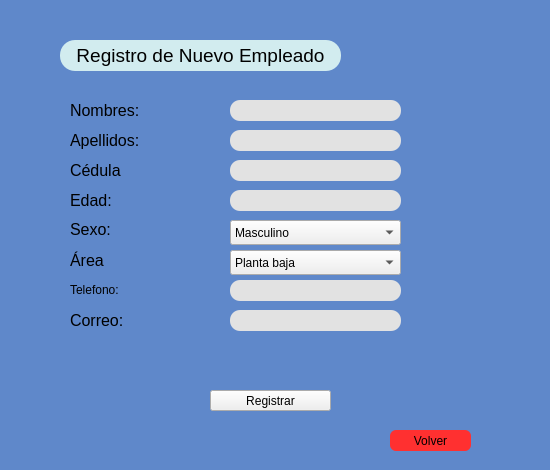
<?xml version="1.0" encoding="UTF-8"?>
<ui version="4.0">
 <class>RegistrarEmpleado</class>
 <widget class="QMainWindow" name="RegistrarEmpleado">
  <property name="geometry">
   <rect>
    <x>0</x>
    <y>0</y>
    <width>550</width>
    <height>470</height>
   </rect>
  </property>
  <property name="minimumSize">
   <size>
    <width>550</width>
    <height>470</height>
   </size>
  </property>
  <property name="maximumSize">
   <size>
    <width>550</width>
    <height>470</height>
   </size>
  </property>
  <property name="windowTitle">
   <string>MainWindow</string>
  </property>
  <property name="styleSheet">
   <string notr="true">QWidget#centralwidget{
	background-color: rgb(95, 136, 202);}</string>
  </property>
  <widget class="QWidget" name="centralwidget">
   <widget class="QPushButton" name="btn_regresar">
    <property name="geometry">
     <rect>
      <x>390</x>
      <y>430</y>
      <width>81</width>
      <height>21</height>
     </rect>
    </property>
    <property name="cursor">
     <cursorShape>PointingHandCursor</cursorShape>
    </property>
    <property name="styleSheet">
     <string notr="true">border-radius:6px;
font: 12pt &quot;Arial&quot;;
background-color: rgb(255, 48, 48);</string>
    </property>
    <property name="text">
     <string>Volver</string>
    </property>
   </widget>
   <widget class="QPushButton" name="btn_registrar">
    <property name="geometry">
     <rect>
      <x>210</x>
      <y>390</y>
      <width>121</width>
      <height>21</height>
     </rect>
    </property>
    <property name="cursor">
     <cursorShape>PointingHandCursor</cursorShape>
    </property>
    <property name="styleSheet">
     <string notr="true">border-radius:6px;
font: 12pt &quot;Arial&quot;;
background-color: rgb(210, 236, 239);

QPushButton#pushButton:pressed{
background-color: rgb(132, 66, 198);

}</string>
    </property>
    <property name="text">
     <string>Registrar</string>
    </property>
   </widget>
   <widget class="QLabel" name="label">
    <property name="geometry">
     <rect>
      <x>70</x>
      <y>100</y>
      <width>158</width>
      <height>21</height>
     </rect>
    </property>
    <property name="font">
     <font>
      <family>Arial</family>
      <pointsize>12</pointsize>
      <weight>50</weight>
      <italic>false</italic>
      <bold>false</bold>
     </font>
    </property>
    <property name="styleSheet">
     <string notr="true">font: 12pt &quot;Arial&quot;;</string>
    </property>
    <property name="text">
     <string>Nombres:</string>
    </property>
   </widget>
   <widget class="QLabel" name="label_2">
    <property name="geometry">
     <rect>
      <x>70</x>
      <y>130</y>
      <width>158</width>
      <height>21</height>
     </rect>
    </property>
    <property name="font">
     <font>
      <family>Arial</family>
      <pointsize>12</pointsize>
      <weight>50</weight>
      <italic>false</italic>
      <bold>false</bold>
     </font>
    </property>
    <property name="styleSheet">
     <string notr="true">font: 12pt &quot;Arial&quot;;</string>
    </property>
    <property name="text">
     <string>Apellidos:</string>
    </property>
   </widget>
   <widget class="QLabel" name="label_4">
    <property name="geometry">
     <rect>
      <x>70</x>
      <y>190</y>
      <width>111</width>
      <height>21</height>
     </rect>
    </property>
    <property name="font">
     <font>
      <family>Arial</family>
      <pointsize>12</pointsize>
      <weight>50</weight>
      <italic>false</italic>
      <bold>false</bold>
     </font>
    </property>
    <property name="styleSheet">
     <string notr="true">font: 12pt &quot;Arial&quot;;</string>
    </property>
    <property name="text">
     <string>Edad:</string>
    </property>
   </widget>
   <widget class="QLineEdit" name="line_nombre">
    <property name="geometry">
     <rect>
      <x>230</x>
      <y>100</y>
      <width>171</width>
      <height>21</height>
     </rect>
    </property>
    <property name="styleSheet">
     <string notr="true">border-radius:10px;
font: 12pt &quot;Times New Roman&quot;;
background-color: rgb(226, 226, 226);</string>
    </property>
   </widget>
   <widget class="QLineEdit" name="line_ap">
    <property name="geometry">
     <rect>
      <x>230</x>
      <y>130</y>
      <width>171</width>
      <height>21</height>
     </rect>
    </property>
    <property name="styleSheet">
     <string notr="true">border-radius:10px;
font: 12pt &quot;Times New Roman&quot;;
background-color: rgb(226, 226, 226);</string>
    </property>
   </widget>
   <widget class="QLineEdit" name="line_edad">
    <property name="geometry">
     <rect>
      <x>230</x>
      <y>190</y>
      <width>171</width>
      <height>21</height>
     </rect>
    </property>
    <property name="styleSheet">
     <string notr="true">border-radius:10px;
font: 12pt &quot;Times New Roman&quot;;
background-color: rgb(226, 226, 226);</string>
    </property>
   </widget>
   <widget class="QLabel" name="label_5">
    <property name="geometry">
     <rect>
      <x>70</x>
      <y>220</y>
      <width>51</width>
      <height>20</height>
     </rect>
    </property>
    <property name="styleSheet">
     <string notr="true">font: 12pt &quot;Arial&quot;;</string>
    </property>
    <property name="text">
     <string>&lt;html&gt;&lt;head/&gt;&lt;body&gt;&lt;p&gt;&lt;span style=&quot; font-size:12pt;&quot;&gt;Sexo:&lt;/span&gt;&lt;/p&gt;&lt;/body&gt;&lt;/html&gt;</string>
    </property>
   </widget>
   <widget class="QComboBox" name="comboBox">
    <property name="geometry">
     <rect>
      <x>230</x>
      <y>220</y>
      <width>171</width>
      <height>25</height>
     </rect>
    </property>
    <property name="styleSheet">
     <string notr="true">font: 12pt &quot;Times New Roman&quot;;</string>
    </property>
    <property name="editable">
     <bool>false</bool>
    </property>
    <property name="currentIndex">
     <number>0</number>
    </property>
    <property name="duplicatesEnabled">
     <bool>false</bool>
    </property>
    <item>
     <property name="text">
      <string>Masculino</string>
     </property>
    </item>
    <item>
     <property name="text">
      <string>Femenino</string>
     </property>
    </item>
   </widget>
   <widget class="QLabel" name="label_6">
    <property name="geometry">
     <rect>
      <x>70</x>
      <y>280</y>
      <width>158</width>
      <height>21</height>
     </rect>
    </property>
    <property name="styleSheet">
     <string notr="true">font: 12pt &quot;Arial&quot;;</string>
    </property>
    <property name="text">
     <string>&lt;html&gt;&lt;head/&gt;&lt;body&gt;&lt;p&gt;Telefono:&lt;/p&gt;&lt;/body&gt;&lt;/html&gt;</string>
    </property>
   </widget>
   <widget class="QLabel" name="label_7">
    <property name="geometry">
     <rect>
      <x>70</x>
      <y>250</y>
      <width>158</width>
      <height>21</height>
     </rect>
    </property>
    <property name="styleSheet">
     <string notr="true">font: 12pt &quot;Arial&quot;;</string>
    </property>
    <property name="text">
     <string>&lt;html&gt;&lt;head/&gt;&lt;body&gt;&lt;p&gt;&lt;span style=&quot; font-size:12pt;&quot;&gt;Área&lt;/span&gt;&lt;/p&gt;&lt;/body&gt;&lt;/html&gt;</string>
    </property>
   </widget>
   <widget class="QLineEdit" name="line_cel">
    <property name="geometry">
     <rect>
      <x>230</x>
      <y>280</y>
      <width>171</width>
      <height>21</height>
     </rect>
    </property>
    <property name="styleSheet">
     <string notr="true">border-radius:10px;
font: 12pt &quot;Times New Roman&quot;;
background-color: rgb(226, 226, 226);</string>
    </property>
   </widget>
   <widget class="QLabel" name="label_10">
    <property name="geometry">
     <rect>
      <x>60</x>
      <y>40</y>
      <width>281</width>
      <height>31</height>
     </rect>
    </property>
    <property name="styleSheet">
     <string notr="true">border-radius:15px;
font: 12pt &quot;Arial&quot;;
background-color: rgb(210, 236, 239);</string>
    </property>
    <property name="text">
     <string>&lt;html&gt;&lt;head/&gt;&lt;body&gt;&lt;p align=&quot;center&quot;&gt;&lt;span style=&quot; font-size:14pt;&quot;&gt;Registro de Nuevo Empleado&lt;/span&gt;&lt;/p&gt;&lt;/body&gt;&lt;/html&gt;</string>
    </property>
   </widget>
   <widget class="QLineEdit" name="line_correo">
    <property name="geometry">
     <rect>
      <x>230</x>
      <y>310</y>
      <width>171</width>
      <height>21</height>
     </rect>
    </property>
    <property name="styleSheet">
     <string notr="true">border-radius:10px;
font: 12pt &quot;Times New Roman&quot;;
background-color: rgb(226, 226, 226);</string>
    </property>
    <property name="echoMode">
     <enum>QLineEdit::Normal</enum>
    </property>
   </widget>
   <widget class="QLabel" name="label_8">
    <property name="geometry">
     <rect>
      <x>70</x>
      <y>310</y>
      <width>158</width>
      <height>21</height>
     </rect>
    </property>
    <property name="styleSheet">
     <string notr="true">font: 12pt &quot;Arial&quot;;</string>
    </property>
    <property name="text">
     <string>&lt;html&gt;&lt;head/&gt;&lt;body&gt;&lt;p&gt;&lt;span style=&quot; font-size:12pt;&quot;&gt;Correo:&lt;/span&gt;&lt;/p&gt;&lt;/body&gt;&lt;/html&gt;</string>
    </property>
   </widget>
   <widget class="QLabel" name="label_11">
    <property name="geometry">
     <rect>
      <x>70</x>
      <y>160</y>
      <width>158</width>
      <height>21</height>
     </rect>
    </property>
    <property name="styleSheet">
     <string notr="true">font: 12pt &quot;Arial&quot;;</string>
    </property>
    <property name="text">
     <string>&lt;html&gt;&lt;head/&gt;&lt;body&gt;&lt;p&gt;&lt;span style=&quot; font-size:12pt;&quot;&gt;Cédula&lt;/span&gt;&lt;/p&gt;&lt;/body&gt;&lt;/html&gt;</string>
    </property>
   </widget>
   <widget class="QLineEdit" name="line_cedula">
    <property name="geometry">
     <rect>
      <x>230</x>
      <y>160</y>
      <width>171</width>
      <height>21</height>
     </rect>
    </property>
    <property name="styleSheet">
     <string notr="true">border-radius:10px;
font: 12pt &quot;Times New Roman&quot;;
background-color: rgb(226, 226, 226);</string>
    </property>
    <property name="echoMode">
     <enum>QLineEdit::Normal</enum>
    </property>
   </widget>
   <widget class="QComboBox" name="comboBox_2">
    <property name="geometry">
     <rect>
      <x>230</x>
      <y>250</y>
      <width>171</width>
      <height>25</height>
     </rect>
    </property>
    <property name="styleSheet">
     <string notr="true">font: 12pt &quot;Times New Roman&quot;;</string>
    </property>
    <property name="editable">
     <bool>false</bool>
    </property>
    <property name="currentIndex">
     <number>0</number>
    </property>
    <property name="duplicatesEnabled">
     <bool>false</bool>
    </property>
    <item>
     <property name="text">
      <string>Planta baja</string>
     </property>
    </item>
    <item>
     <property name="text">
      <string>Primer piso</string>
     </property>
    </item>
    <item>
     <property name="text">
      <string>Segundo piso</string>
     </property>
    </item>
    <item>
     <property name="text">
      <string>Jardin</string>
     </property>
    </item>
    <item>
     <property name="text">
      <string>Postgrado</string>
     </property>
    </item>
   </widget>
   <widget class="QLabel" name="label_9">
    <property name="geometry">
     <rect>
      <x>420</x>
      <y>10</y>
      <width>101</width>
      <height>141</height>
     </rect>
    </property>
    <property name="styleSheet">
     <string notr="true">background-image: url(/img/logo.png);</string>
    </property>
    <property name="text">
     <string/>
    </property>
    <property name="pixmap">
     <pixmap>img/logo.png</pixmap>
    </property>
   </widget>
  </widget>
 </widget>
 <resources>
  <include location="img/logo.qrc"/>
 </resources>
 <connections/>
</ui>
